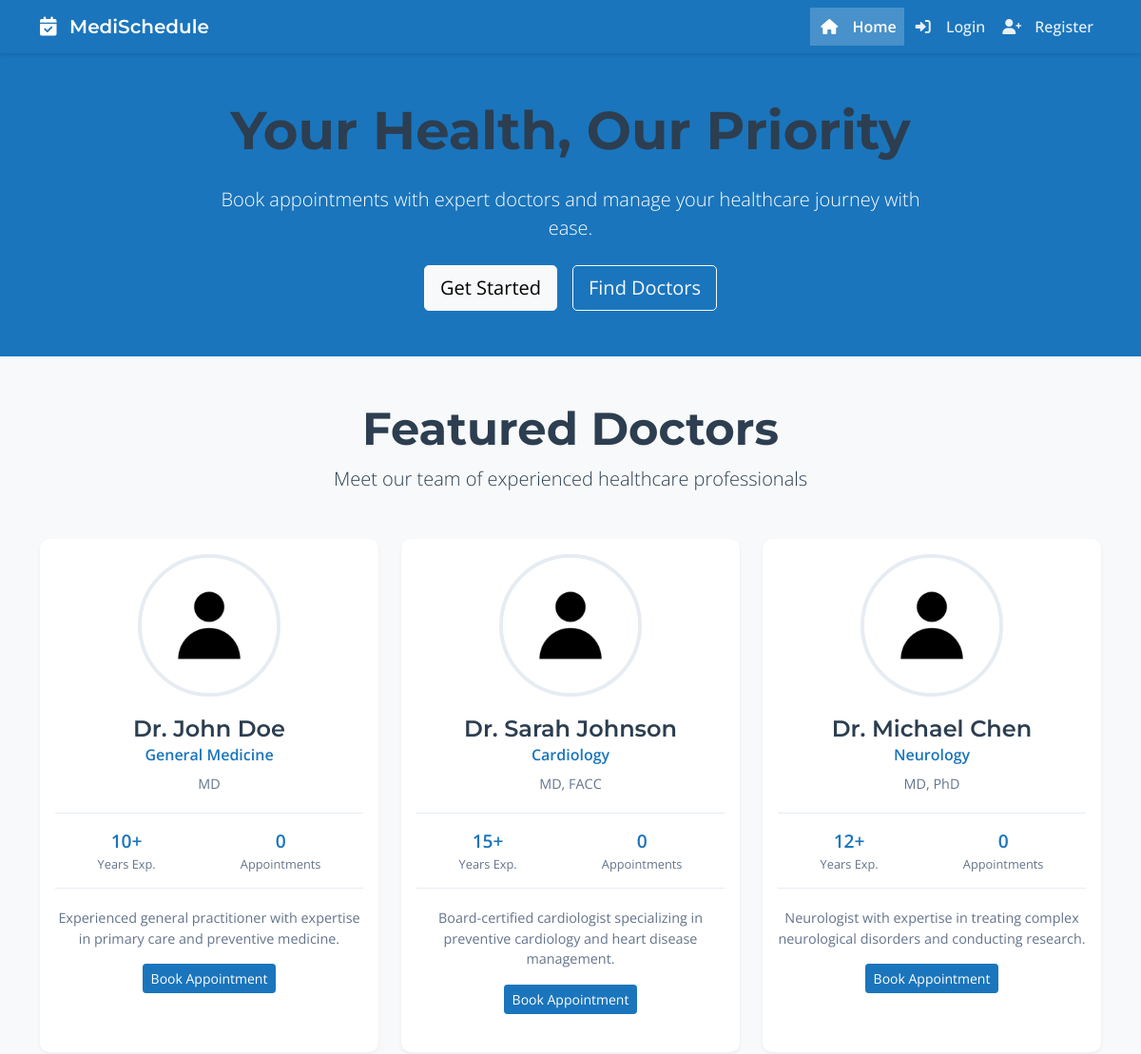
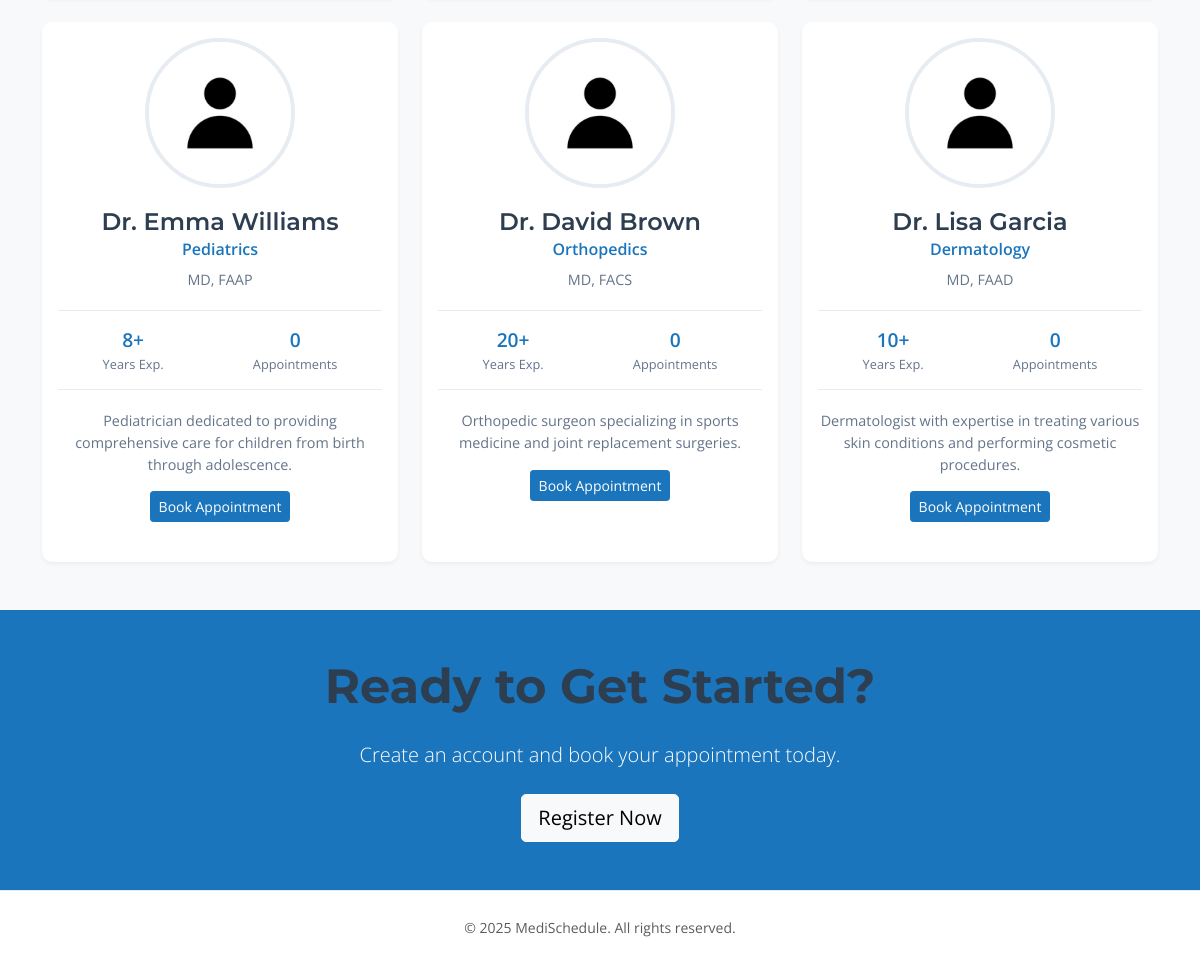
The page / on the database its author committed (2 pictures, top to bottom).
### tables this page shows
CREATE TABLE IF NOT EXISTS doctors (
    id INT PRIMARY KEY AUTO_INCREMENT,
    user_id INT NOT NULL,
    first_name VARCHAR(50) NOT NULL,
    last_name VARCHAR(50) NOT NULL,
    specialization VARCHAR(100),
    qualification VARCHAR(100),
    years_experience INT,
    profile_image VARCHAR(255),
    bio TEXT,
    created_at TIMESTAMP DEFAULT CURRENT_TIMESTAMP,
    updated_at TIMESTAMP DEFAULT CURRENT_TIMESTAMP ON UPDATE CURRENT_TIMESTAMP,
    FOREIGN KEY (user_id) REFERENCES users(id) ON DELETE CASCADE
);

### config/database.php (called while the page is built, shortened)
<?php
class Database
{
    private $connection;
    private static $instance = null;
    private function __construct()
    {
        $this->connection = new mysqli(DB_HOST, DB_USER, DB_PASS, DB_NAME);
        $this->connection->set_charset("utf8mb4");
    }
    public static function getInstance()
    {
        if (self::$instance === null) {
            self::$instance = new self();
        }
        return self::$instance;
    }
    public function query($sql)
    {
        return $this->connection->query($sql);
    }
}

### config/file_uploader.php (called while the page is built, shortened)
<?php
require_once 'config.php';
class FileUploader
{
    private static $instance = null;
    public static function getInstance()
    {
        if (self::$instance === null) {
            self::$instance = new self();
        }
        return self::$instance;
    }
    public function getProfileImageUrl($filename)
    {
        return APP_URL . '/uploads/profile_images/' . $filename;
    }
}

### config/config.php (called while the page is built, shortened)
<?php
require_once 'database.php';
require_once __DIR__ . '/file_uploader.php';
function isAuthenticated()
{
    return isset($_SESSION['user_id']);
}

### index.php (the view, shortened to what this page needs)
<?php
require_once 'config/config.php';
$db = Database::getInstance();
$doctors = $db->query("
    SELECT d.*, u.email, u.status,
           COUNT(DISTINCT a.id) as total_appointments
    FROM doctors d
    JOIN users u ON d.user_id = u.id
    LEFT JOIN appointments a ON d.id = a.doctor_id
    WHERE u.status = 'active'
    GROUP BY d.id
    ORDER BY total_appointments DESC
    LIMIT 6
")->fetch_all(MYSQLI_ASSOC);
$content = '
<section class="hero bg-primary text-white py-5">
    <div class="container">
        <div class="row justify-content-center text-center">
            <div class="col-lg-8">
                <h1 class="display-4 fw-bold mb-4">Your Health, Our Priority</h1>
                <p class="lead mb-4">Book appointments with expert doctors and manage your healthcare journey with ease.</p>
                <div class="d-flex gap-3 justify-content-center">
                    <a href="pages/register.php" class="btn btn-light btn-lg">Get Started</a>
                    <a href="#doctors" class="btn btn-outline-light btn-lg">Find Doctors</a>
                </div>
            </div>
        </div>
    </div>
</section>
<section id="doctors" class="py-5 bg-light">
    <div class="container">
        <div class="text-center mb-5">
            <h2 class="display-5 fw-bold">Featured Doctors</h2>
            <p class="lead">Meet our team of experienced healthcare professionals</p>
        </div>
        <div class="row g-4">';
foreach ($doctors as $doctor) {
    $file_uploader = FileUploader::getInstance();
    $profile_image = $file_uploader->getProfileImageUrl($doctor['profile_image'] ?? '');
    $content .= '
        <div class="col-md-6 col-lg-4">
            <div class="card doctor-card h-100">
                <div class="card-body doctor-info text-center">
                    <img src="' . $profile_image . '"
                        alt="Dr. ' . htmlspecialchars($doctor['first_name'] . ' ' . $doctor['last_name']) . '"
                        class="doctor-image">
                    <h4 class="card-title">Dr. ' . htmlspecialchars($doctor['first_name'] . ' ' . $doctor['last_name']) . '</h4>
                    <p class="doctor-specialization mb-2">
                        ' . htmlspecialchars($doctor['specialization']) . '
                    </p>
                    <p class="doctor-qualification mb-3">
                        ' . htmlspecialchars($doctor['qualification']) . '
                    </p>
                    <div class="doctor-stats">
                        <div class="stat-item">
                            <div class="stat-value">' . htmlspecialchars($doctor['years_experience']) . '+</div>
                            <div class="stat-label">Years Exp.</div>
                        </div>
                        <div class="stat-item">
                            <div class="stat-value">' . number_format($doctor['total_appointments']) . '</div>
                            <div class="stat-label">Appointments</div>
                        </div>
                    </div>
                    <p class="doctor-description mt-3">
                        ' . htmlspecialchars($doctor['bio'] ?? 'Experienced healthcare professional dedicated to providing the best medical care to patients.') . '
                    </p>
                    <div class="mt-3">
                        <a href="pages/patient/find_doctor.php?id=' . $doctor['id'] . '" class="btn btn-primary btn-sm">Book Appointment</a>
                    </div>
                </div>
            </div>
        </div>';
}
$content .= '
        </div>
    </div>
</section>
<section class="py-5 bg-primary text-white">
    <div class="container text-center">
        <h2 class="display-5 fw-bold mb-4">Ready to Get Started?</h2>
        <p class="lead mb-4">Create an account and book your appointment today.</p>
        <a href="pages/register.php" class="btn btn-light btn-lg">Register Now</a>
    </div>
</section>';
require_once 'layouts/main.php';

### layouts/main.php (shortened to what this page needs)
<?php
$current_page = basename($_SERVER['PHP_SELF']);
?>
<!DOCTYPE html>
<html lang="en">
<head>
    <link href="https://cdn.jsdelivr.net/npm/bootstrap@5.3.0/dist/css/bootstrap.min.css" rel="stylesheet">
    <link href="https://cdnjs.cloudflare.com/ajax/libs/font-awesome/6.0.0/css/all.min.css" rel="stylesheet">
    <link href="<?php echo APP_URL; ?>/assets/css/style.css" rel="stylesheet">
    <link href="<?php echo APP_URL; ?>/assets/css/branding.css" rel="stylesheet">
</head>
<body>
    <?php if (!isAuthenticated()): ?>
        <nav class="navbar navbar-expand-lg navbar-dark">
            <div class="container">
                <a class="navbar-brand" href="<?php echo APP_URL; ?>">
                    <i class="fas fa-calendar-check"></i> MediSchedule
                </a>
                <div class="collapse navbar-collapse" id="navbarNav">
                    <ul class="navbar-nav ms-auto align-items-center">
                        <li class="nav-item">
                            <a class="nav-link <?php echo $current_page === 'index.php' ? 'active' : ''; ?>" href="<?php echo APP_URL; ?>">
                                <i class="fas fa-home"></i> Home
                            </a>
                        </li>
                        <li class="nav-item">
                            <a class="nav-link <?php echo $current_page === 'login.php' ? 'active' : ''; ?>" href="<?php echo APP_URL; ?>/pages/login.php">
                                <i class="fas fa-sign-in-alt"></i> Login
                            </a>
                        </li>
                        <li class="nav-item">
                            <a class="nav-link <?php echo $current_page === 'register.php' ? 'active' : ''; ?>" href="<?php echo APP_URL; ?>/pages/register.php">
                                <i class="fas fa-user-plus"></i> Register
                            </a>
                        </li>
                    </ul>
                </div>
            </div>
        </nav>
    <?php endif; ?>
    <main>
        <?php echo $content; ?>
    </main>
    <footer class="footer py-4 mt-auto">
        <div class="container">
            <div class="text-center text-muted">
                <small>&copy; <?php echo date('Y'); ?> MediSchedule. All rights reserved.</small>
            </div>
        </div>
    </footer>
</body>
</html>

### assets/css/style.css (style rules this page uses)
:root { --medical-blue: #1A75BC; --healing-teal: #00A9A5; --soft-white: #F8FBFC; --light-grey: #E6ECF2; --warm-grey: #64748B; }
body { font-family: 'Open Sans', sans-serif; background-color: var(--soft-white); min-height: 100vh; display: flex; flex-direction: column; }
main { flex: 1; }
.navbar-brand i { margin-right: 8px; }
.card { border: none; border-radius: 10px; box-shadow: 0 2px 4px rgba(0, 0, 0, 0.1); transition: transform 0.2s; }
.btn { border-radius: 5px; padding: 8px 16px; }
.btn-primary { background-color: var(--medical-blue); border-color: var(--medical-blue); }
.bg-primary { background-color: var(--medical-blue) !important; }
.doctor-card { transition: transform 0.2s, box-shadow 0.2s; }
.doctor-image { width: 150px; height: 150px; border-radius: 50%; object-fit: cover; margin: 0 auto 20px; border: 4px solid var(--light-grey); }
.doctor-specialization { color: var(--medical-blue); font-weight: 600; }
.doctor-qualification { color: var(--warm-grey); font-size: 0.9em; }
.doctor-stats { display: flex; justify-content: space-around; margin: 20px 0; padding: 15px 0; border-top: 1px solid var(--light-grey); border-bottom: 1px solid var(--light-grey); }
.stat-item { text-align: center; }
.stat-value { font-size: 1.2em; font-weight: 600; color: var(--medical-blue); }
.stat-label { font-size: 0.8em; color: var(--warm-grey); }
.doctor-description { font-size: 0.9em; color: var(--warm-grey); line-height: 1.5; }

### assets/css/branding.css (style rules this page uses)
:root { --medical-blue: #1A75BC; --healing-teal: #00A9A5; --soft-white: #F8FBFC; --light-grey: #E6ECF2; --warm-grey: #64748B; --wellness-green: #2AC769; --gentle-orange: #FF9F5A; --soft-red: #EB5757; }
body { font-family: 'Open Sans', 'Nunito Sans', sans-serif; background-color: var(--soft-white); color: var(--warm-grey); }
h1, h2, h3, h4, h5, h6 { font-family: 'Montserrat', sans-serif; color: var(--medical-blue); }
.navbar { box-shadow: 0 2px 4px rgba(0, 0, 0, 0.1); }
.navbar-brand { font-family: 'Montserrat', sans-serif; font-weight: 600; }
.navbar-dark .navbar-nav .nav-link { color: rgba(255, 255, 255, 0.9); }
.btn-primary { background-color: var(--medical-blue); border-color: var(--medical-blue); }
.card { border: none; box-shadow: 0 2px 4px rgba(0, 0, 0, 0.1); background-color: white; }
a { color: var(--medical-blue); }
footer { color: var(--warm-grey); }

### layouts/main.php (style rules this page uses)
:root { --text-primary: #2c3e50; --text-secondary: #34495e; --text-muted: #7f8c8d; --bg-light: #f8f9fa; --border-color: #e9ecef; }
body { min-height: 100vh; display: flex; flex-direction: column; font-family: 'Open Sans', sans-serif; color: var(--text-primary); background-color: var(--bg-light); }
h1, h2, h3, h4, h5, h6 { font-family: 'Montserrat', sans-serif; color: var(--text-primary); font-weight: 600; }
.navbar { background-color: var(--medical-blue); padding: 0.5rem 1rem; box-shadow: 0 2px 4px rgba(0, 0, 0, 0.1); }
.navbar-brand { color: white !important; font-size: 1.25rem; font-weight: 600; }
.nav-link { color: rgba(255, 255, 255, 0.9) !important; padding: 0.5rem 1rem; font-weight: 500; transition: all 0.2s ease; }
.nav-link.active { color: white !important; background-color: rgba(255, 255, 255, 0.2); font-weight: 600; }
.nav-link i { margin-right: 0.5rem; width: 1.5rem; text-align: center; }
.card { border: none; box-shadow: 0 2px 4px rgba(0, 0, 0, 0.05); margin-bottom: 1.5rem; }
.card-title { margin-bottom: 0; color: var(--text-primary); font-weight: 600; }
.footer { background-color: white; padding: 1rem 0; margin-top: auto; border-top: 1px solid var(--border-color); }
.btn-sm { padding: 0.25rem 0.5rem; font-size: 0.875rem; line-height: 1.5; border-radius: 0.2rem; }

### rows shown on the page
doctors: profile_image (placeholder picture), first_name+last_name "John Doe", specialization "General Medicine", qualification "MD", years_experience "10", total_appointments "0", bio "Experienced general practitioner with expertise in primary care and preventive medicine."
doctors: profile_image (placeholder picture), first_name+last_name "Sarah Johnson", specialization "Cardiology", qualification "MD, FACC", years_experience "15", total_appointments "0", bio "Board-certified cardiologist specializing in preventive cardiology and heart disease management."
doctors: profile_image (placeholder picture), first_name+last_name "Michael Chen", specialization "Neurology", qualification "MD, PhD", years_experience "12", total_appointments "0", bio "Neurologist with expertise in treating complex neurological disorders and conducting research."
doctors: profile_image (placeholder picture), first_name+last_name "Emma Williams", specialization "Pediatrics", qualification "MD, FAAP", years_experience "8", total_appointments "0", bio "Pediatrician dedicated to providing comprehensive care for children from birth through adolescence."
doctors: profile_image (placeholder picture), first_name+last_name "David Brown", specialization "Orthopedics", qualification "MD, FACS", years_experience "20", total_appointments "0", bio "Orthopedic surgeon specializing in sports medicine and joint replacement surgeries."
doctors: profile_image (placeholder picture), first_name+last_name "Lisa Garcia", specialization "Dermatology", qualification "MD, FAAD", years_experience "10", total_appointments "0", bio "Dermatologist with expertise in treating various skin conditions and performing cosmetic procedures."
